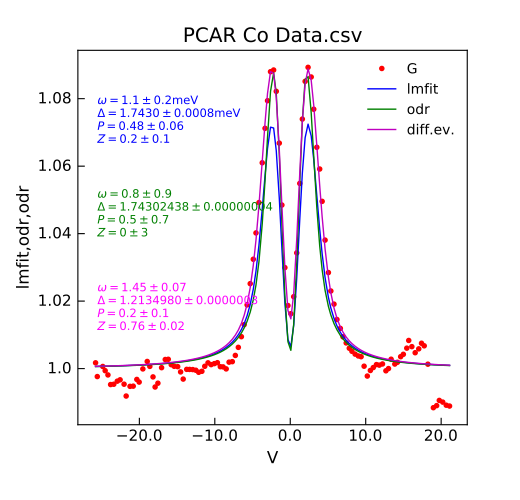

Reproduce this figure in Python.
"""Demo of new Stoner.Analysis.AnalyseFile.lmfit
"""
from __future__ import print_function
from Stoner import __home__
from os.path import join
from Stoner.Fit import cfg_data_from_ini, cfg_model_from_ini

config = join(__home__, "..", "scripts", "PCAR-New.ini")
datafile = join(__home__, "..", "sample-data", "PCAR Co Data.csv")

d = cfg_data_from_ini(config, datafile)
model, p0 = cfg_model_from_ini(config, data=d)

d.x += 0.25
d.setas = "xy"
d.plot(fmt="r.")  # plot the data
fit = d.lmfit(model, result=True, header="lmfit")
fit = d.odr(model, result=True, header="odr", prefix="odr")
fit = d.differential_evolution(model, result=True, header="odr", prefix="diff")
d.setas = "x.yyy"
d.plot(fmt=["b-", "g-", "m-"], label=["lmfit", "odr", "diff.ev."])

d.annotate_fit(model, x=0.05, y=0.75, fontdict={"size": "x-small", "color": "blue"})
d.annotate_fit(model, x=0.05, y=0.5, fontdict={"size": "x-small", "color": "green"}, prefix="odr")
d.annotate_fit(model, x=0.05, y=0.25, fontdict={"size": "x-small", "color": "magenta"}, prefix="diff")
